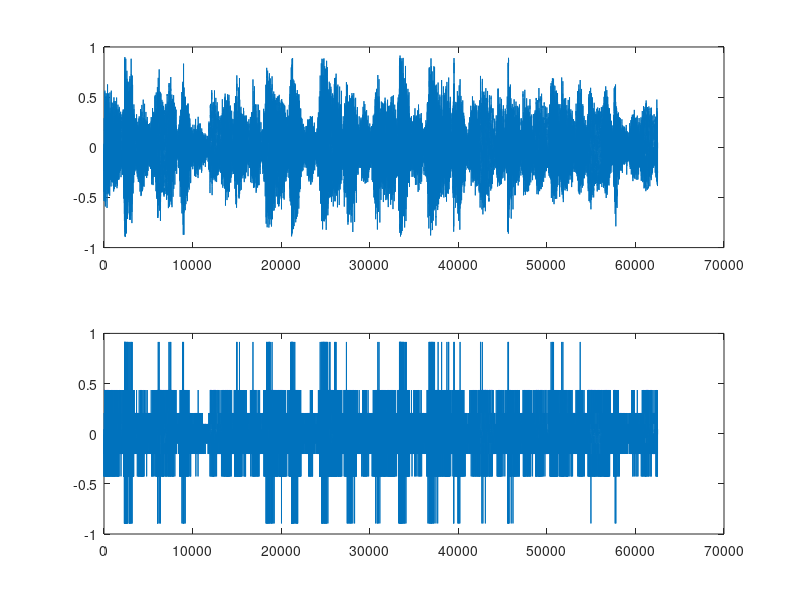

Recreate this plot in MATLAB.
clc;
clear;
load('44.1sound(ncs).mat');
x=signal(1:4:end);

v=max(abs(x));
out=compand(x,255,v,'mu/compressor');
codebook=linspace(min(out),max(out),16);
diff=codebook(2)-codebook(1);

for i= 1:15
    p(i)=min(out)+(2*i-1)*(diff/2);
end

[index,quants]=quantiz(out,p,codebook);

out_c=compand(quants,255,v,'mu/expander');
sound(signal,44100);
sound(out_c,11025)
subplot(2,1,1);
plot(x);
subplot(2,1,2);
plot(out_c);       






